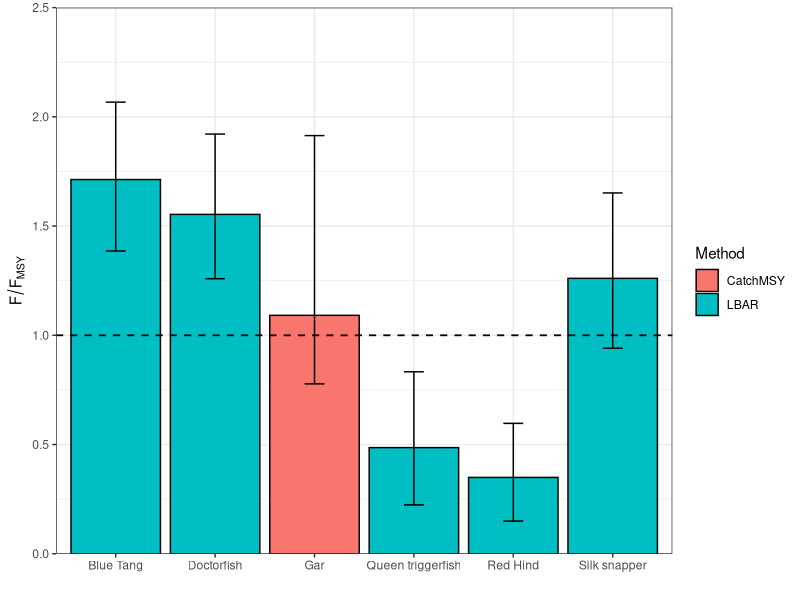

Generate this figure with R: (Note: this script raises an error after producing the figure.)
library(ggplot2)
library(RColorBrewer)
  
#setwd("C:/Users/lthomas/GitHub/DPSA/Montserrat")

data<-read.csv("Sept_2016/results.csv")

blues <- brewer.pal(3, "Blues")


fplot<-ggplot(data=data,aes(x=Species, y=fish,fill=Method))+
              geom_bar(stat="identity",position=position_dodge(),color="black")+
  geom_hline(yintercept=mean(1),linetype="dashed",size=0.6)+
labs(x="",y=expression(F/F[MSY]))+
  geom_errorbar(aes(ymin=data$lower, ymax=data$upper), width=.2,position=position_dodge(.9),colour="black")+
  scale_y_continuous(limits=c(0,2.5), expand = c(0, 0))

fplot<-fplot+theme_bw()
                                                                                  
fplot<-fplot+theme(legend.position=c("left"),
  axis.text = element_text(size = 14),
  #panel.grid.major = element_blank(),
  #panel.grid.minor = element_blank(),
  #panel.background = element_rect(fill = "white"),
  axis.line=element_line(colour="Black"),axis.text.x = element_text(angle = 45,size=14,hjust=1),axis.title.y=element_text(size=16,vjust=1.5,face="italic"),
  axis.title.x=element_text(size=16,vjust=0.1),legend.position="right",legend.title=element_text(size=14),legend.text=element_text(size=12))

fplot<-fplot+scale_fill_discrete(name="Assessment Method",labels=c("Catch-based","Length-based"))

ggsave("Sept_2016/plots/allresults.png",fplot,dpi=400)
# fplot<-fplot + 
#   
#   scale_fill_manual(values=c("#666666", "#CCCCCC", "white"),                    #"#0066CC", "#FF9999", "#00CC66""
#                        name="Assessment Method",
#                        breaks=c("Catch MSY", "Lbar", "lbspr"),
#                        labels=c("Catch MSY", "LBAR", "LB-SPR"))


plot(fplot)
tiff(file="FMSY Results.tiff",res=600,width=6.5,height=6,units="in")
fplot
dev.off()
# pdf(file="Fmsy_blue_error.pdf")
# fplot
# dev.off()
